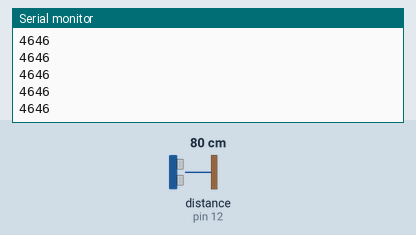
Bench run of a sketch on a simulated Arduino Uno, built with avr-gcc and run on an emulated ATmega328P. On the bench: the last lines printed to the serial monitor. Wiring (inferred from the names in the program): ultrasonic range finder: trigger pin 11; echo pin 12. The test bench sets the inputs (shaded band); at power-on: distance to the obstacle (sensor on pin 12) 80 cm. The echo pulse lasts 58.3 µs per cm.

Above: at 1.2 s.
1.3 s: distance to the obstacle (sensor on pin 12) set to 2 cm
At 2.3 s:
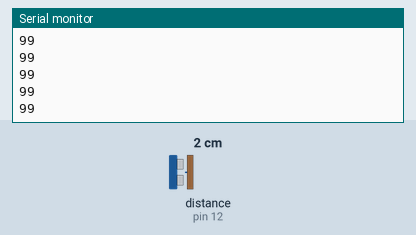
2.8 s: distance to the obstacle (sensor on pin 12) set to 4 cm
At 3.3 s:
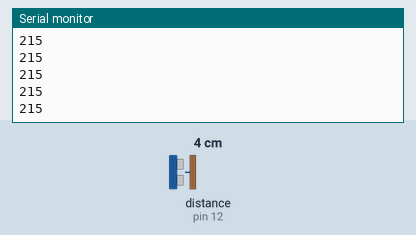
Timing chart, 0 to 5.8 s (numbered marks = the images above; inputs shaded):
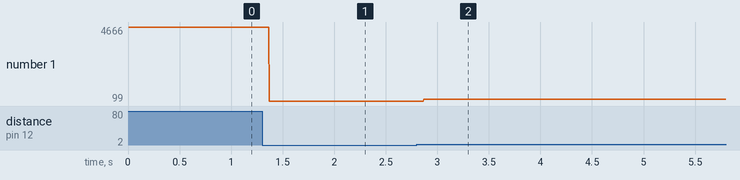

The sketch:

workshop.ino
```cpp
// Code for Arduino Uno

int trig = 11;
int echo = 12;

int motorLeft1 = 2;
int motorLeft2 = 3;
int motorRight1 = 4;
int motorRight2 = 5;

void forward() {
  digitalWrite(motorLeft1, HIGH);
  digitalWrite(motorLeft2, LOW);
  digitalWrite(motorRight1, HIGH);
  digitalWrite(motorRight2, LOW);
}

void backward() {
  digitalWrite(motorLeft1, LOW);
  digitalWrite(motorLeft2, HIGH);
  digitalWrite(motorRight1, LOW);
  digitalWrite(motorRight2, HIGH);
}

void left() {
  digitalWrite(motorLeft1, HIGH);
  digitalWrite(motorLeft2, LOW);
  digitalWrite(motorRight1, LOW);
  digitalWrite(motorRight2, HIGH);
}

void right() {
  digitalWrite(motorLeft1, LOW);
  digitalWrite(motorLeft2, HIGH);
  digitalWrite(motorRight1, HIGH);
  digitalWrite(motorRight2, LOW);
}

void setup() {
  // begin serial, 9600 is the standard baudrate (speed of communication)
  Serial.begin(9600);
  // put your setup code here, to run once:
  pinMode(trig, OUTPUT);
  pinMode(echo, INPUT);
}

void loop() {
  forward();
  // pulse the Ultrasonic Sensor for 10 microseconds
  digitalWrite(trig, HIGH);
  delayMicroseconds(10);
  digitalWrite(trig, LOW);

  // wait until the echo pin has a response
  int duration = pulseIn(echo, HIGH);


  Serial.println(duration);


}
```

Measured:
- after the input at 1.3 s, the serial monitor: prints a new line after 0.07 s (image 1)
- after the input at 2.8 s, the serial monitor: prints a new line after 0.07 s (image 2)
- plotted number 1: 4646 → 99 after the input at 1.3 s, 99 → 215 after the input at 2.8 s
